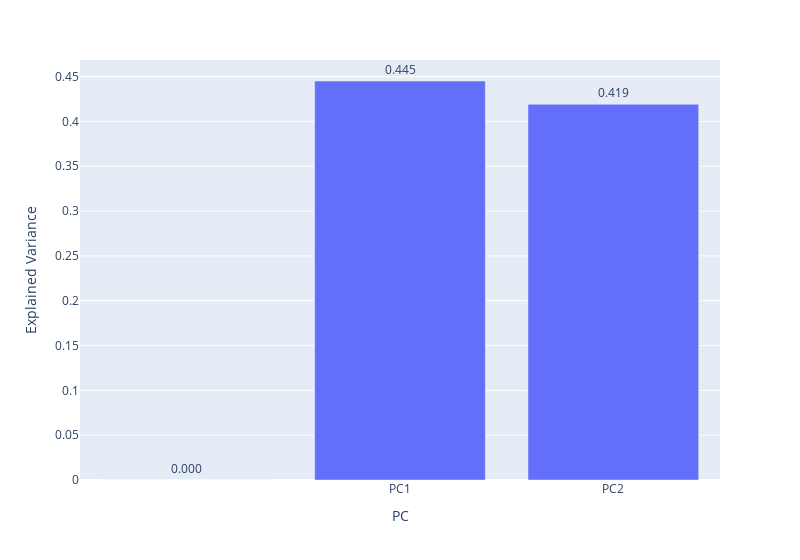

Notebook code for this chart:
### Code cell
fig.update_traces(texttemplate='%{text:.3f}', textposition='outside') # limit decimal cases and text outside the bar
fig.show() #explained variance

### Figure 1 — Plotly figure (JSON) as saved in the notebook; plotly's stock layout.template omitted (floating-point values rounded to 4 significant figures)
{"data": [{"alignmentgroup": "True", "hovertemplate": "PC=%{x}<br>Explained Variance=%{text}<extra></extra>", "legendgroup": "", "marker": {"color": "#636efa", "pattern": {"shape": ""}}, "name": "", "offsetgroup": "", "orientation": "v", "showlegend": false, "text": [0, 0.4451, 0.4191], "textposition": "outside", "texttemplate": "%{text:.3f}", "type": "bar", "x": ["", "PC1", "PC2"], "xaxis": "x", "y": [0, 0.4451, 0.4191], "yaxis": "y"}], "layout": {"barmode": "relative", "legend": {"tracegroupgap": 0}, "margin": {"t": 60}, "width": 800, "xaxis": {"anchor": "y", "domain": [0, 1], "title": {"text": "PC"}}, "yaxis": {"anchor": "x", "domain": [0, 1], "title": {"text": "Explained Variance"}}}}
